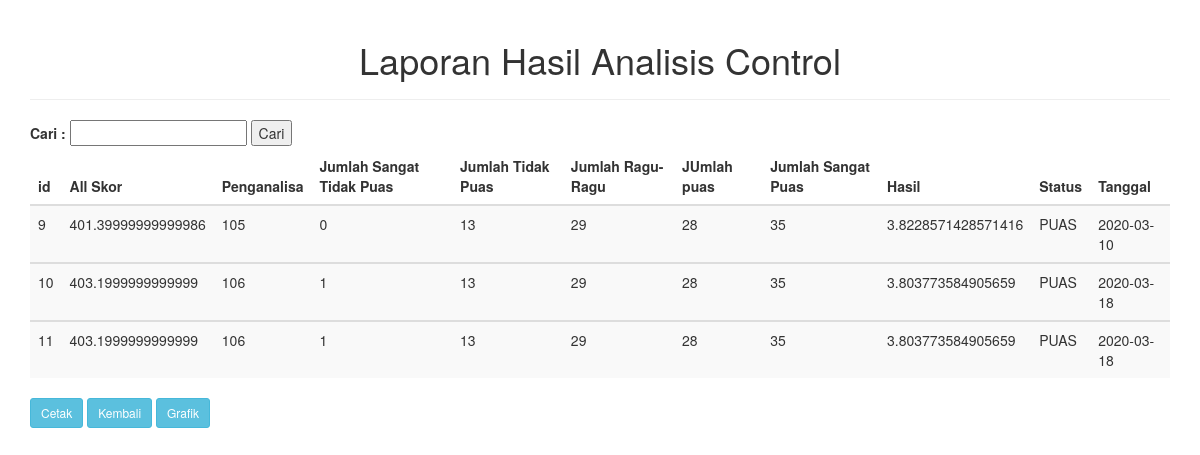
Screenshot of /admin/tampilresultc.php with the database file from the repository.
### tables this page shows
CREATE TABLE `r_control` (
  `id` int(11) NOT NULL,
  `allskor` double NOT NULL,
  `penganalisa` int(11) NOT NULL,
  `jstp` double NOT NULL,
  `jtp` double NOT NULL,
  `jrg` double NOT NULL,
  `jp` double NOT NULL,
  `jsp` double NOT NULL,
  `hasil` double NOT NULL,
  `status` varchar(25) NOT NULL,
  `tanggal` text NOT NULL
);

### admin/tampilresultc.php (the view, shortened to what this page needs)
<!DOCTYPE HTML>
<html>
<head>
	<link href="css1/bootstrap.css" rel="stylesheet">
</head>
<?php
			$data=mysql_query("select *from r_control");
?>
<body>
<div class="container">
	<div class="page-header" align="center"><h1>Laporan Hasil Analisis Control</h1></div>
	<form action="tampilresultc.php" method="get">
		<label>Cari :</label>
		<input type="text" name="cari">
		<input type="submit" value="Cari">
	</form>
	<table class="table table-striped">
		<thead>
			<th>id</th>
			<th>All Skor</th>
			<th>Penganalisa</th>
			<th>Jumlah Sangat Tidak Puas</th>
			<th>Jumlah Tidak Puas</th>
			<th>Jumlah Ragu-Ragu</th>
			<th>JUmlah puas</th>
			<th>Jumlah Sangat Puas</th>
			<th>Hasil</th>
			<th>Status</th>
		    <th>Tanggal</th>
		</thead>
		<tbody>
	<?php
		if(isset($_GET['cari'])){
			$cari = $_GET['cari'];
			$data = mysql_query("select * from r_control where id like '%".$cari."%'");
		}else{
		$data = mysql_query("select * from r_control");
	}
		while($d=mysql_fetch_array($data)){
		?>
			<td><?php echo $d['id']; ?></td>
			<td><?php echo $d['allskor']; ?></td>
			<td><?php echo $d['penganalisa']; ?></td>
		    <td><?php echo $d['jstp']; ?></td>
			<td><?php echo $d['jtp']; ?></td>
			<td><?php echo $d['jrg']; ?></td>
			<td><?php echo $d['jp']; ?></td>
			<td><?php echo $d['jsp']; ?></td>
			<td><?php echo $d['hasil']; ?></td>
	    	<td><?php echo $d['status']; ?></td>
			<td><?php echo $d['tanggal']; ?></td>
		</tbody>
		<?php
		}
	?>
	</table>
	<a class="btn btn-info btn-sm" href="cetakresultc.php" target="blank">Cetak</a>
	<a class="btn btn-info btn-sm" href="dashboard.php">Kembali</a>
	<a class="btn btn-info btn-sm" href="diagramc.php">Grafik</a>
</div>
</body>
</html>

### rows the page displays
r_control: id "9", allskor "401.39999999999986", penganalisa "105", jstp "0", jtp "13", jrg "29", jp "28", jsp "35", hasil "3.8228571428571416", status "PUAS", tanggal "2020-03-10"
r_control: id "10", allskor "403.1999999999999", penganalisa "106", jstp "1", jtp "13", jrg "29", jp "28", jsp "35", hasil "3.803773584905659", status "PUAS", tanggal "2020-03-18"
r_control: id "11", allskor "403.1999999999999", penganalisa "106", jstp "1", jtp "13", jrg "29", jp "28", jsp "35", hasil "3.803773584905659", status "PUAS", tanggal "2020-03-18"
